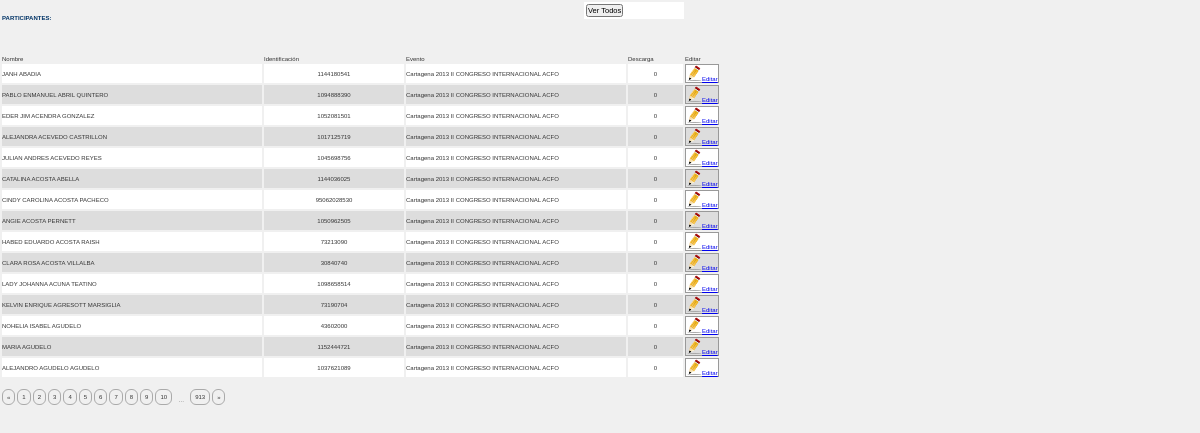
Page /verbuscado.php (signed in) on the committed database.
### tables this page shows
CREATE TABLE `participantes` (
  `id` int(10) NOT NULL,
  `nombre` varchar(300) NOT NULL,
  `identi` varchar(100) NOT NULL,
  `descarga` int(5) NOT NULL DEFAULT 0,
  `congreso` int(10) NOT NULL
);

CREATE TABLE `congresos` (
  `idcongreso` int(20) NOT NULL,
  `nombrecongreso` varchar(300) NOT NULL,
  `publicado` int(10) NOT NULL
);

### verbuscado.php (the view, shortened to what this page needs)
<?php
include("conexion.php");
include("./Zebra_Pagination-2.2.0/Zebra_Pagination.php");
require_once("./Zebra_Pagination-2.2.0/Zebra_Pagination.php");
$busca=$_POST["busca"];
$resul_prov=mysqli_query($conex,"SELECT * FROM participantes WHERE identi LIKE '%".$busca."%'");
$num_registros=mysqli_num_rows($resul_prov);
$resultados=15;
		$paginacion = new Zebra_Pagination();
		$paginacion->records($num_registros);
		$paginacion->records_per_page($resultados);
		$paginacion->padding(false);
		$resul_prov=mysqli_query($conex, "SELECT * FROM participantes WHERE identi LIKE '%".$busca."%' ORDER BY id LIMIT ". (($paginacion->get_page() - 1) * $resultados) . ", " . $resultados);
$num_fila = 0;
?>
<!DOCTYPE html PUBLIC "-//W3C//DTD XHTML 1.0 Transitional//EN" "http://www.w3.org/TR/xhtml1/DTD/xhtml1-transitional.dtd">
<html xmlns="http://www.w3.org/1999/xhtml">
<head>
<link rel="stylesheet" type="text/css" href="css/estilolistar.css"/>
</head>
<body >
<div class="cont1">
    <div id="stylized">
      <table border="0" >
        <tr >
          <td width="430" ><div style="width:330px">
            <p><span style="font-weight:bold; color:#036" >PARTICIPANTES: </span></p>
          </div></td>
          <td width="250">
          <div style="width:220px; float:right; font-size:12px; background:#ffffff; padding:2px; width:100px; margin-bottom:15px"><button type="button" id="boton" onclick="window.location.href='admin.php'"> Ver Todos</button></div></td>
        </tr>
      </table>
    </div>
    <br />
    <br />
    <br />
    <span >
      <table border="0" align="center" class="info">
        <tr id="cabeza">
          <td >Nombre</td>
          <td >Identificación</td>
          <td >Evento</td>
          <td >Descarga</td>
          <td colspan="3" >Editar</td>
        </tr>
    <?php
                    while ($fila=mysqli_fetch_array($resul_prov))
                    {
                        if ($num_fila%2==0) {
                  ?>
        <tr>
          <td width="260" bgcolor=#ffffff class="margentexto"><?php echo $fila['nombre'];?></td>
          <td width="140" bgcolor=#ffffff class="margentexto" align="center"><?php echo $fila['identi'];?></td>
           <td width="220" bgcolor=#ffffff class="margentexto">
      <?php
       $resul_congre = mysqli_query($conex, "SELECT idcongreso, nombrecongreso FROM congresos WHERE publicado=1 ORDER BY idcongreso ASC");
          while ($fila1=mysqli_fetch_row($resul_congre))
          {
            if ($fila1['0'] == $fila['congreso']) {
              echo $fila1['1'] ;
            }
          }
      ?>
      </td>
          <td width="55" bgcolor=#ffffff class="margentexto" align="center"><?php echo $fila['descarga'];?></td>
          <td  bgcolor=#ffffff style="border:solid #999 0.5px" align="center" ><a class="Ntooltip" href="modifica.php?cod=<?php echo $fila['id'];?>"><img src ="imagenes/editar.png" style="border:none"/><span>Editar</span></a></td>
        </tr>
        <?php
                     }
                    else{
                     ?>
        <tr>
          <td width="260" bgcolor=#DDDDDD class="margentexto"><?php echo $fila['nombre'];?></td>
          <td width="140" bgcolor=#DDDDDD class="margentexto" align="center"><?php echo $fila['identi'];?></td>
          <td width="220" bgcolor=#DDDDDD class="margentexto">
      <?php
       $resul_congre = mysqli_query($conex, "SELECT idcongreso, nombrecongreso FROM congresos WHERE publicado=1 ORDER BY idcongreso ASC");
          while ($fila1=mysqli_fetch_row($resul_congre))
          {
            if ($fila1['0'] == $fila['congreso']) {
              echo $fila1['1'] ;
            }
          }
      ?>
      </td>
          <td width="55" bgcolor=#DDDDDD class="margentexto" align="center"><?php echo $fila['descarga'];?></td>
          <td  bgcolor=#DDDDDD style="border:solid #999 0.5px" align="center"><a class="Ntooltip" href="modifica.php?cod=<?php echo $fila[id];?>"><img src ="imagenes/editar.png" style="border:none"/><span>Editar</span></a></td>
        </tr>
        <?php
            }
            ?>
        <?php
                $num_fila++;
                }
                ?>
      </table>
  </span>
    <table width="350" border="0" align="center">
      <tr>
        <td>&nbsp;</td>
      </tr>
      <tr>
        <td><?php $paginacion->render(); ?></td>
      </tr>
    </table>
</div>
</body>
</html>

### css/estilolistar.css (style rules this page uses)
* { box-sizing: border-box; padding: 0; margin: 0; font-size: 62.5%; font-family: Verdana, Arial, Helvetica, sans-serif; }
body { background-color: #f0f0f0; color: #333; }

### rows in the picture
participantes: nombre "JANH ABADIA", identi "1144180541", descarga "0"
congresos: nombrecongreso "Cartagena 2013 II CONGRESO INTERNACIONAL ACFO"
participantes: nombre "PABLO ENMANUEL ABRIL QUINTERO", identi "1094888390", descarga "0"
participantes: nombre "EDER JIM ACENDRA GONZALEZ", identi "1052081501", descarga "0"
participantes: nombre "ALEJANDRA ACEVEDO CASTRILLON", identi "1017125719", descarga "0"
participantes: nombre "JULIAN ANDRES ACEVEDO REYES", identi "1045698756", descarga "0"
participantes: nombre "CATALINA ACOSTA ABELLA", identi "1144036025", descarga "0"
participantes: nombre "CINDY CAROLINA ACOSTA PACHECO", identi "95062028530", descarga "0"
participantes: nombre "ANGIE ACOSTA PERNETT", identi "1050962505", descarga "0"
participantes: nombre "HABED EDUARDO ACOSTA RAISH", identi "73213090", descarga "0"
participantes: nombre "CLARA ROSA ACOSTA VILLALBA", identi "30840740", descarga "0"
participantes: nombre "LADY JOHANNA ACUNA TEATINO", identi "1098658514", descarga "0"
participantes: nombre "KELVIN ENRIQUE AGRESOTT MARSIGLIA", identi "73190704", descarga "0"
participantes: nombre "NOHELIA ISABEL AGUDELO", identi "43602000", descarga "0"
participantes: nombre "MARIA AGUDELO", identi "1152444721", descarga "0"
participantes: nombre "ALEJANDRO AGUDELO AGUDELO", identi "1037621089", descarga "0"

### other values in the picture
$this->_properties['previous'] "«"
$this->_properties['total_pages'] "913"
$this->_properties['next'] "»"
